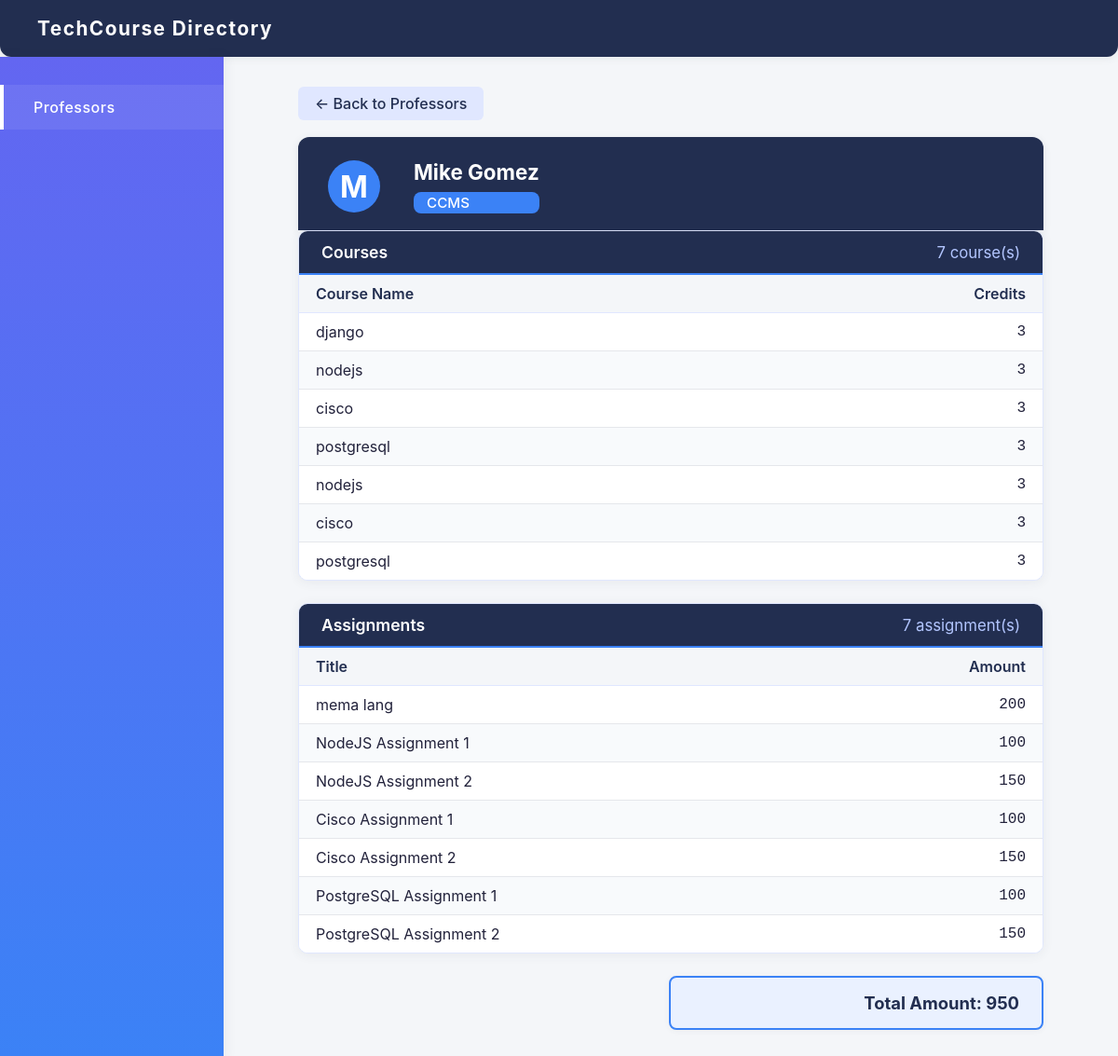
Page /details/1/ on the committed database.
### MidtermZaño/models.py (models this page shows)
class Professor(models.Model):
    profesorID = models.AutoField(primary_key=True)
    name = models.CharField(max_length=255)
    department = models.CharField(max_length=255)

class Course(models.Model):
    professor = models.ForeignKey(Professor, on_delete=models.CASCADE)
    courseCode = models.AutoField(primary_key=True)
    courseName = models.CharField(max_length=255)
    credits = models.IntegerField()
    amountPerCredits = models.IntegerField()

class Assignment(models.Model):
    assignmentID = models.AutoField(primary_key=True)
    professor = models.ForeignKey(Professor, on_delete=models.CASCADE)
    course = models.ForeignKey(Course, on_delete=models.CASCADE)
    title = models.CharField(max_length=255)
    description = models.CharField(max_length=255)
    totalAmount = models.IntegerField()

### MidtermZaño/views.py (the view)
# urls.py: path('details/<int:professor_id>/', views.details, name='details'),
def details(request, professor_id):
    professor = Professor.objects.get(profesorID=professor_id)
    courses = Course.objects.filter(professor=professor)
    assignments = Assignment.objects.filter(professor=professor)
    total = sum(a.totalAmount for a in assignments)
    return render(request, 'details.html', {
        'professor': professor,
        'courses': courses,
        'assignments': assignments,
        'total': total
    })

### MidtermZaño/templates/details.html (shortened to what this page needs)
<!doctype html>
<html lang="en">
  <head>
    <link rel="stylesheet" href="/static/css/style.css" />
  </head>
  <body>
    <div class="portal-header">TechCourse Directory</div>
    <div class="portal-layout">
      <nav class="sidebar">
        <a href="/" class="active">Professors</a>
      </nav>
      <main class="container">
        <a href="/" class="back-btn">← Back to Professors</a>
        <div class="profile-header">
          <div class="avatar">{{ professor.name.0 }}</div>
          <div class="info">
            <div class="name">{{ professor.name }}</div>
            <span class="dept">{{ professor.department }}</span>
          </div>
        </div>
        <div class="section-card">
          <div class="section-header">
            <span>Courses</span>
            <span class="credits">{{ courses|length }} course(s)</span>
          </div>
          <table class="section-table">
            <thead>
              <tr>
                <th>Course Name</th>
                <th style="text-align: right">Credits</th>
              </tr>
            </thead>
            <tbody>
              {% for course in courses %}
              <tr>
                <td>{{ course.courseName }}</td>
                <td class="amount">{{ course.credits }}</td>
              </tr>
              {% empty %}
              <tr>
                <td colspan="2">No courses assigned.</td>
              </tr>
              {% endfor %}
            </tbody>
          </table>
        </div>
        <div class="section-card">
          <div class="section-header">
            <span>Assignments</span>
            <span class="credits">{{ assignments|length }} assignment(s)</span>
          </div>
          <table class="section-table">
            <thead>
              <tr>
                <th>Title</th>
                <th style="text-align: right">Amount</th>
              </tr>
            </thead>
            <tbody>
              {% for assign in assignments %}
              <tr>
                <td>{{ assign.title }}</td>
                <td class="amount">{{ assign.totalAmount }}</td>
              </tr>
              {% empty %}
              <tr>
                <td colspan="2">No assignments found.</td>
              </tr>
              {% endfor %}
            </tbody>
          </table>
        </div>
        <div class="total-box">Total Amount: {{ total }}</div>
      </main>
    </div>
  </body>
</html>

### MidtermZaño/static/css/style.css (style rules this page uses)
body { margin: 0; font-family: 'Inter', 'Segoe UI', Tahoma, Geneva, Verdana, sans-serif; background: #f4f6f9; color: #22223b; min-height: 100vh; }
.portal-header { background: #222e50; color: #fff; padding: 18px 40px; font-size: 1.3em; font-weight: 700; letter-spacing: 1.5px; box-shadow: 0 2px 8px rgba(60, 72, 88, 0.08); border-bottom-left-radius: 12px; border-bottom-right-radius: 12px; }
.portal-layout { display: flex; min-height: 100vh; background: none; }
.sidebar { width: 240px; background: linear-gradient(180deg, #6366f1 0%, #3b82f6 100%); padding: 30px 0; box-shadow: 2px 0 12px rgba(60, 72, 88, 0.07); display: flex; flex-direction: column; align-items: stretch; min-height: 100vh; }
.sidebar a { display: block; padding: 14px 32px; color: #e0e7ff; text-decoration: none; font-size: 1em; font-weight: 500; border-left: 4px solid transparent; transition: background 0.2s, border-color 0.2s, color 0.2s; letter-spacing: 0.5px; }
.sidebar a:hover, .sidebar a.active { background: rgba(255,255,255,0.08); color: #fff; border-left: 4px solid #fff; }
.container { flex: 1; padding: 32px 0 32px 0; background: none; border-radius: 0; margin: 0 auto; min-width: 0; max-width: 800px; }
.profile-header { background: #222e50; color: #fff; border-radius: 12px 12px 0 0; padding: 24px 32px 18px 32px; margin-bottom: 0; display: flex; align-items: center; box-shadow: 0 2px 8px rgba(60, 72, 88, 0.10); position: relative; gap: 18px; }
.profile-header .avatar { width: 56px; height: 56px; border-radius: 50%; background: #3b82f6; display: flex; align-items: center; justify-content: center; font-size: 2em; font-weight: 700; color: #fff; margin-right: 18px; }
.profile-header .info { display: flex; flex-direction: column; gap: 4px; }
.profile-header .name { font-size: 1.4em; font-weight: 700; margin-bottom: 2px; }
.profile-header .dept { background: #3b82f6; color: #fff; font-size: 0.95em; padding: 2px 14px; border-radius: 8px; display: inline-block; margin-top: 2px; font-weight: 500; }
.section-card { background: #fff; border-radius: 10px; box-shadow: 0 2px 12px rgba(60, 72, 88, 0.07); margin-bottom: 24px; overflow: hidden; border: 1.5px solid #e0e7ff; }
.section-header { background: #222e50; color: #fff; padding: 12px 24px; font-size: 1.1em; font-weight: 600; display: flex; justify-content: space-between; align-items: center; border-bottom: 2px solid #3b82f6; }
.section-header .credits { font-size: 0.95em; color: #b3c6ff; font-weight: 400; }
.section-table { width: 100%; border-collapse: collapse; font-size: 1em; }
.section-table th, .section-table td { padding: 10px 18px; text-align: left; }
.section-table th { background: #f4f6f9; color: #222e50; font-weight: 600; border-bottom: 1.5px solid #e0e7ff; text-transform: none; }
.section-table td { background: #fff; border-bottom: 1px solid #e5e7eb; }
.section-table tr:last-child td { border-bottom: none; }
.section-table tr:nth-child(even) td { background: #f8fafc; }
.section-table td.amount { text-align: right; font-family: 'JetBrains Mono', 'Fira Mono', monospace; font-weight: 500; }
.total-box { margin-top: 18px; padding: 16px 24px; background: #eaf1ff; border: 2px solid #3b82f6; font-weight: 700; text-align: right; border-radius: 8px; color: #222e50; font-size: 1.15em; box-shadow: 0 1px 6px rgba(60, 72, 88, 0.06); max-width: 350px; margin-left: auto; }
.back-btn { display: inline-block; margin-bottom: 18px; background: #e0e7ff; color: #222e50; border: none; border-radius: 6px; padding: 8px 18px; font-size: 1em; font-weight: 500; text-decoration: none; transition: background 0.2s, color 0.2s; }

### rows in the picture
Professor: name.0 "M", name "Mike Gomez", department "CCMS"
Course: courseName "django", credits "3"
Course: courseName "nodejs", credits "3"
Course: courseName "cisco", credits "3"
Course: courseName "postgresql", credits "3"
Course: courseName "nodejs", credits "3"
Course: courseName "cisco", credits "3"
Course: courseName "postgresql", credits "3"
Assignment: title "mema lang", totalAmount "200"
Assignment: title "NodeJS Assignment 1", totalAmount "100"
Assignment: title "NodeJS Assignment 2", totalAmount "150"
Assignment: title "Cisco Assignment 1", totalAmount "100"
Assignment: title "Cisco Assignment 2", totalAmount "150"
Assignment: title "PostgreSQL Assignment 1", totalAmount "100"
Assignment: title "PostgreSQL Assignment 2", totalAmount "150"

### other values in the picture
{{ courses|length }} "7"
{{ assignments|length }} "7"
{{ total }} "950"
